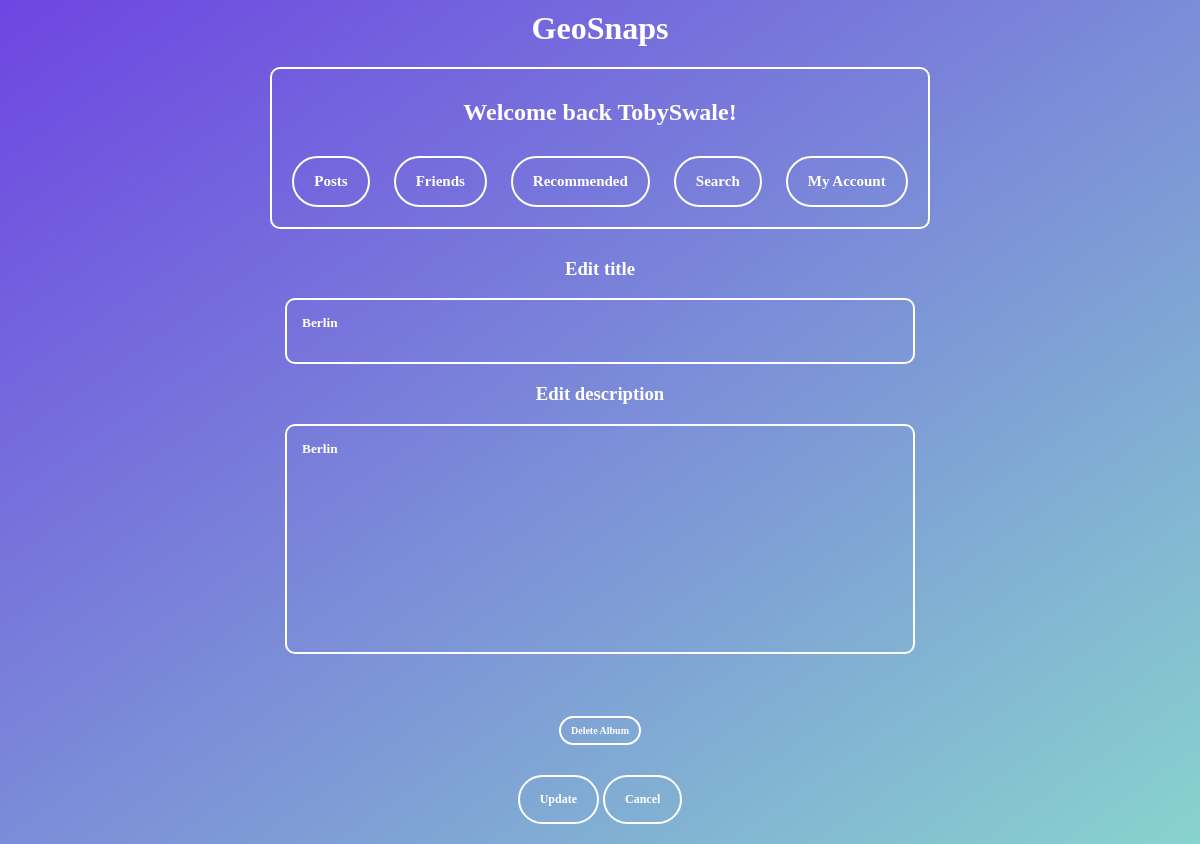
Page /editalbum?id=1467 (signed in) on the committed database.
### tables this page shows
CREATE TABLE "Posts" (
	"text"	TEXT,
	"timeposted"	TEXT,
	"user"	TEXT NOT NULL,
	"id"	INTEGER NOT NULL UNIQUE,
	"filename"	TEXT,
	"descr"	TEXT,
	"likes"	INTEGER DEFAULT 0,
	"dislikes"	INTEGER DEFAULT 0,
	"privacy"	TEXT,
	"lng"	TEXT,
	"lat"	TEXT,
	"album"	TEXT,
	"country"	TEXT,
	"city"	TEXT,
	"town"	TEXT,
	PRIMARY KEY("id" AUTOINCREMENT)
);

### main.py (the view, shortened to what this page needs)
@web_site.route('/editalbum', methods=['GET', 'POST'])
def editalbum():
    if "username" not in session:
        return redirect("/login")
    albumid = request.args.get('id')
    username = session["username"]
    con = sqlite3.connect('database.db')
    msg = ""
    msg2 = ""
    sql = "SELECT user FROM Posts WHERE id = ?"
    cursor = con.cursor()
    cursor.execute(sql, (albumid,))
    getuser = cursor.fetchone()
    if not getuser:
        return render_template('404.html')
    if getuser[0] != username:
        return render_template('404.html')
    con.row_factory = sqlite3.Row
    sql = "SELECT * FROM Posts WHERE id = ?"
    cursor = con.cursor()
    cursor.execute(sql, (albumid,))
    rows = cursor.fetchall()
    return render_template("editalbum.html", rows=rows, albumid=albumid, msg=msg,msg2=msg2)

### templates/editalbum.html (shortened to what this page needs)
{% extends 'base.html' %}
{% block content %}
<form method="POST">
{% for row in rows %}
  <h3>Edit title</h3>
  <p><textarea class="textareatitle" name="text" placeholder="Enter text here" maxlength="100">{{row["text"]}}</textarea></p>
  <h3>Edit description</h3>
  <p><textarea class="textareadescr" name="description" placeholder="Enter text here" maxlength="250">{{row["descr"]}}</textarea></p><br>
  <a href ='/deletealbum?id={{albumid}}' class="linkbuttonsmall">Delete Album</a>
  <p><input type="submit" value="Update"><input type="submit" name="cancel" value="Cancel"></p>
{% endfor %}
</form>
{% endblock %}

### templates/base.html (shortened to what this page needs)
<html>
<head>
<link href="/static/style.css" rel="stylesheet">
</head>
<body>
<a href='/GeoSnaps' style="display: block; text-decoration: none; color: white; pointer-events: none;">
  <h1 style="margin: 0px;">
    <span style="pointer-events: auto;">GeoSnaps</span>
  </h1>
</a>
<div class="buttonbox">
  {% if session["username"] %}
    <h2>Welcome back {{ session["username"] }}!</h2>
    <a href ='/allposts' class="linkbutton">Posts</a>
    <a href ='/friends' class="linkbutton">Friends</a>
    <a href ='/recommended' class="linkbutton">Recommended</a>
    <a href ='/search' class="linkbutton">Search</a>
    <a href ='/account' class="linkbutton">My Account</a>
  {% else %}
    <h2>You are not logged in</h2>
    <a href ='/Index' class="linkbutton">Register</a>
    <a href ='/login' class="linkbutton">Login</a>
  {% endif %}
</div>
  {% block content %}{% endblock %}
</body>
</html>

### static/style.css (style rules this page uses)
body { background: linear-gradient(to bottom right, #6e45e2, #88d3ce); text-align: center; }
h1 { color:white; font-family:Verdana; }
h2 { color:white; font-family:Verdana; }
h3 { color:white; font-family:Verdana; }
a { font-weight:bold; text-decoration:none; margin:10px; }
input[type=button], input[type=submit] { background-color: transparent; border: 2px solid white; font-family: "Verdana"; font-weight: 700; font-size: 12px; border-radius: 30px; color: white; padding: 15px 20px; text-decoration: none; margin: 4px 2px; cursor: pointer; align-items: center; justify-content: center; }
.linkbutton { display: inline-flex; align-items: center; justify-content: center; padding: 15px 20px; font-family: "Verdana"; font-weight: 700; font-size: 15px; text-decoration: none; color: #FFFFFF; border: 2px solid #FFFFFF; border-radius: 30px; }
.linkbuttonsmall { display: inline-flex; align-items: center; justify-content: center; padding: 7px 10px; font-family: "Verdana"; font-weight: 700; font-size: 10px; text-decoration: none; color: #FFFFFF; border: 2px solid #FFFFFF; border-radius: 15px; }
.buttonbox { border: 2px solid white; border-radius: 10px; padding: 10px; margin: 10px; display: inline-block; }
.textareadescr { background-color: transparent; color: white; padding: 15px 15px; border-radius: 10px; border: 2px solid white; font-family:Verdana; font-weight:bold; resize: none; width: 630px; height: 230px; }
.textareadescr::placeholder { color: #FFFFFF; }
.textareatitle { background-color: transparent; color: white; padding: 15px 15px; border-radius: 10px; border: 2px solid white; font-family:Verdana; font-weight:bold; resize: none; width: 630px; height: 66px; }
.textareatitle::placeholder { color: #FFFFFF; }

### rows in the picture
Posts: username "TobySwale", text "Berlin", description "Berlin"
